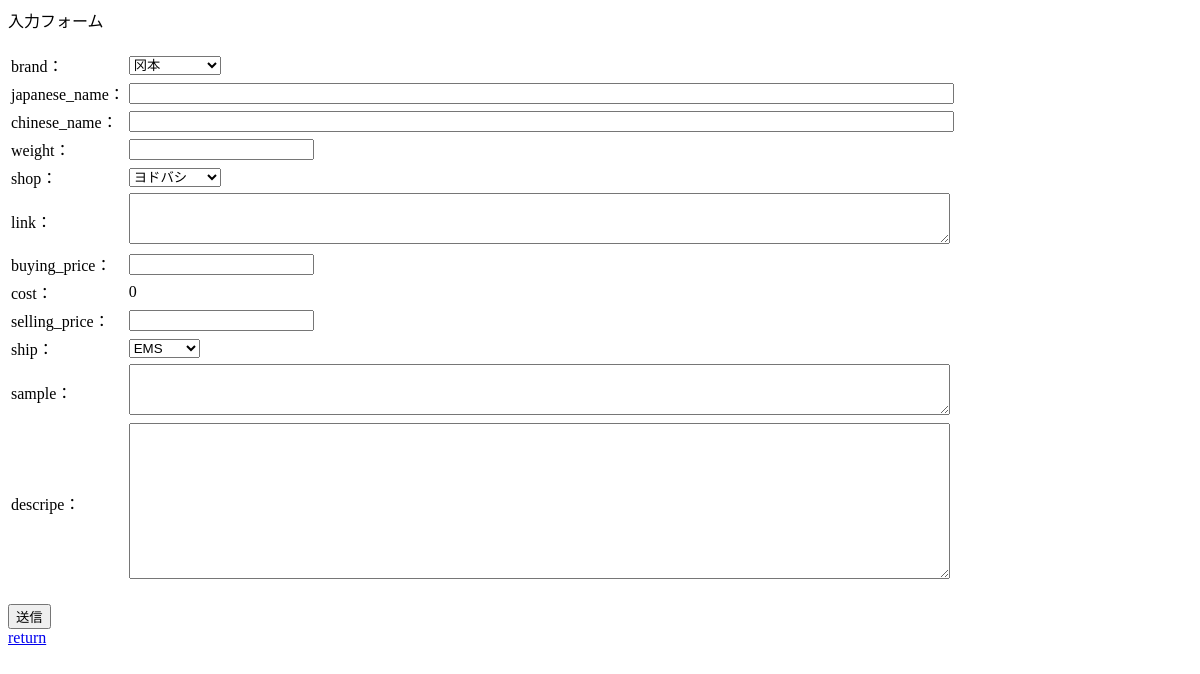
/item/form.php?id=0000000250&action=1, run on an earlier commit of the app's database.
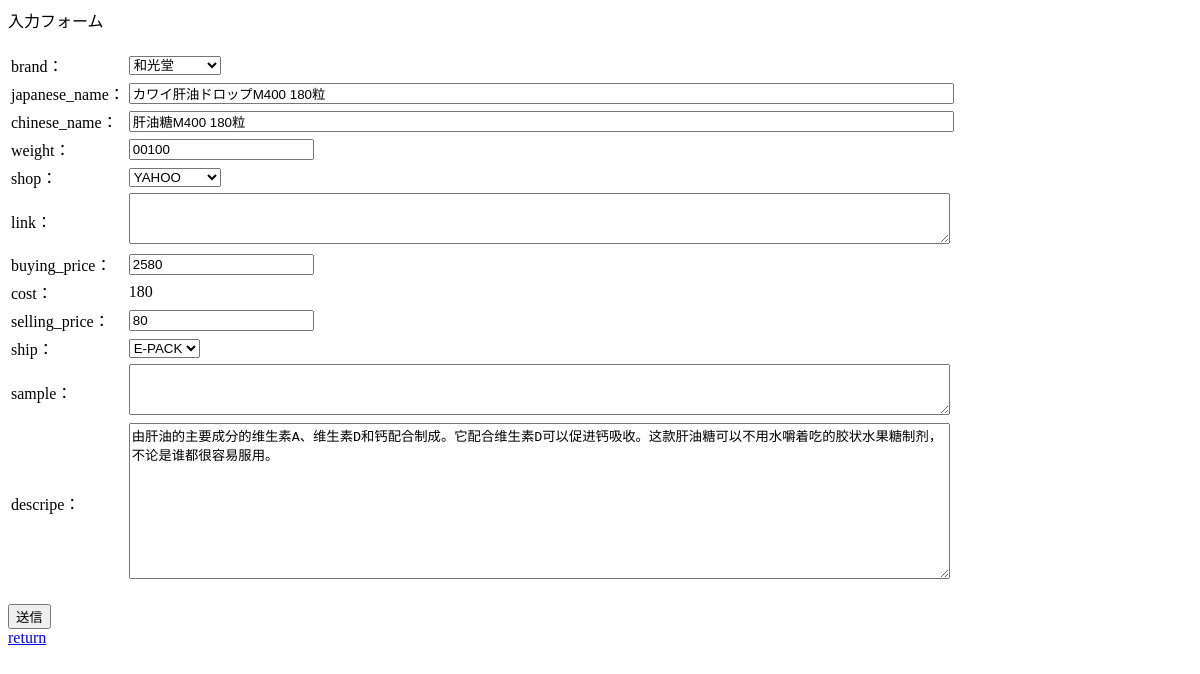
And on a later commit of the database.
### tables this page shows
CREATE TABLE `item` (
  `id` int(10) UNSIGNED ZEROFILL NOT NULL,
  `brand` tinyint(3) UNSIGNED ZEROFILL DEFAULT NULL,
  `japanese_name` varchar(50) NOT NULL,
  `chinese_name` varchar(50) NOT NULL,
  `ship` tinyint(4) NOT NULL DEFAULT '2',
  `weight` smallint(5) UNSIGNED ZEROFILL NOT NULL,
  `buying_price` int(11) NOT NULL DEFAULT '0',
  `cost` int(11) DEFAULT '0',
  `selling_price` int(11) NOT NULL DEFAULT '0',
  `shop` tinyint(3) NOT NULL DEFAULT '1',
  `link` varchar(200) DEFAULT NULL,
  `descripe` varchar(160) DEFAULT NULL,
  `sample` varchar(200) DEFAULT NULL,
  `kind` tinyint(3) UNSIGNED ZEROFILL DEFAULT NULL
);

### db_config.php (called while the page is built, shortened)
<?php
$exchange_rate = 0.067;

### item/form.php (the view, shortened to what this page needs)
<?php
require_once(dirname(__FILE__) . "/../db_config.php");
try {
    $id = (int)$_GET['id'];
    $dbh = new PDO('mysql:host=localhost;dbname=mamazon;charset=utf8', $user, $pass);
    $dbh->setAttribute(PDO::ATTR_EMULATE_PREPARES, false);
    $dbh->setAttribute(PDO::ATTR_ERRMODE, PDO::ERRMODE_EXCEPTION);
    $sql = "SELECT * FROM item WHERE id = ?";
    $stmt = $dbh->prepare($sql);
    $stmt->bindValue(1, $id, PDO::PARAM_INT);
    $stmt->execute();
    $item = $stmt->fetch(PDO::FETCH_ASSOC);
    $sql = "SELECT id, chinese_name  FROM brand ORDER BY id DESC ";
    $stmt = $dbh->query($sql);
    $brand = $stmt->fetchAll(PDO::FETCH_ASSOC);
    $sql = "SELECT id, name FROM shop ORDER BY id";
    $stmt = $dbh->query($sql);
    $shop = $stmt->fetchAll(PDO::FETCH_ASSOC);
    $sql = "SELECT id, name FROM ship ORDER BY id";
    $stmt = $dbh->query($sql);
    $ship = $stmt->fetchAll(PDO::FETCH_ASSOC);
} catch (Exception $e) {
    echo "エラー発生: " . htmlspecialchars($e->getMessage(), ENT_QUOTES, 'UTF-8') . "<br>";
    die();
}
?>
<!DOCTYPE html>
<html lang="ja">
<head>
</head>
<body>
入力フォーム<br/><br/>
<form method="post" action="action.php">
    <table>
        <tr>
            <td>
                brand：
            </td>
            <td>
                <select name="brand">
                    <?php
                    foreach ($brand as $row) {
                        if($item['brand'] === $row['id'])
                            echo "<option value=\"" . $row['id'] . "\"selected>" . $row['chinese_name'] . "</option>\n";
                        else
                            echo "<option value=\"" . $row['id'] . "\">" . $row['chinese_name'] . "</option>\n";
                    }
                    ?>
                </select>
            </td>
        </tr>
        <tr>
            <td>
                japanese_name：
            </td>
            <td>
                <input type="text" name="japanese_name" size="100"
                       value="<?php echo htmlspecialchars($item['japanese_name'], ENT_QUOTES, 'UTF-8'); ?>" required>
            </td>
        </tr>
        <tr>
            <td>
                chinese_name：
            </td>
            <td>
                <input type="text" name="chinese_name" size="100"
                       value="<?php echo htmlspecialchars($item['chinese_name'], ENT_QUOTES, 'UTF-8'); ?>" required>
            </td>
        </tr>
        <tr>
            <td>
                weight：
            </td>
            <td>
                <input type="number" name="weight"
                       value="<?php echo htmlspecialchars($item['weight'], ENT_QUOTES, 'UTF-8'); ?>" required>
            </td>
        </tr>
        <tr>
            <td>
                shop：
            </td>
            <td>
                 <select name="shop">
                    <?php
                    foreach ($shop as $row) {
                        if($item['shop'] === $row['id'])
                            echo "<option value=\"" . $row['id'] . "\"selected>" . $row['name'] . "</option>\n";
                        else
                            echo "<option value=\"" . $row['id'] . "\">" . $row['name'] . "</option>\n";
                    }
                    ?>
                </select>
            </td>
        </tr>
        <tr>
            <td>
                link：
            </td>
            <td>
                <textarea name="link" rows="3" cols="100" maxlength="160"><?php echo htmlspecialchars($item['link'], ENT_QUOTES, 'UTF-8'); ?></textarea>
            </td>
        </tr>
        <tr>
            <td>
                buying_price：
            </td>
            <td>
                <input type="number" name="buying_price"
                       value="<?php echo htmlspecialchars($item['buying_price'], ENT_QUOTES, 'UTF-8'); ?>" required>
            </td>
        </tr>
        <tr>
            <td>
                cost：
            </td>
            <td>
                <?php printf('%.0f', htmlspecialchars($item['cost'] * $exchange_rate, ENT_QUOTES, 'UTF-8')); ?>
            </td>
        </tr>
        <tr>
            <td>
                selling_price：
            </td>
            <td>
                <input type="number" name="selling_price"
                       value="<?php echo htmlspecialchars($item['selling_price'], ENT_QUOTES, 'UTF-8'); ?>" required>
            </td>
        </tr>
        <tr>
            <td>
                ship：
            </td>
            <td>
                <select name="ship">
                    <?php
                    foreach ($ship as $row) {
                        if($item['ship'] === $row['id'])
                            echo "<option value=\"" . $row['id'] . "\"selected>" . $row['name'] . "</option>\n";
                        else
                            echo "<option value=\"" . $row['id'] . "\">" . $row['name'] . "</option>\n";
                    }
                    ?>
                </select>
            </td>
        </tr>
        <tr>
            <td>
                sample：
            </td>
            <td>
                <textarea name="sample" rows="3" cols="100" maxlength="160"><?php echo htmlspecialchars($item['sample'], ENT_QUOTES, 'UTF-8'); ?></textarea>
            </td>
        </tr>
        <tr>
            <td>
                descripe：
            </td>
            <td>
                <textarea name="descripe" rows="10" cols="100" maxlength="160"><?php echo htmlspecialchars($item['descripe'], ENT_QUOTES, 'UTF-8'); ?></textarea>
            </td>
        </tr>
    </table>
    <br/>
    <input type="submit" value="送信">
    <br/>
    <a href="index.php">return</a>
</form>
</body>
</html>

What changed in the data, as far as the page shows it:
added item: japanese_name "カワイ肝油ドロップM400 180粒", chinese_name "肝油糖M400 180粒", weight "00100", buying_price "2580", $item['cost']*$exchange_rate "180", selling_price "80", descripe "由肝油的主要成分的维生素A、维生素D和钙配合制成。它配合维生素D可以促进钙吸收。这款肝油糖可以不用水嚼着吃的胶状水果糖制剂，不论是谁都很容易服用。"
Also different on the page:
form field brand: "冈本" → "和光堂"
form field shop: "ヨドバシ" → "YAHOO"
form field ship: "EMS" → "E-PACK"
$item['cost'] * $exchange_rate: "0" → (not shown)
